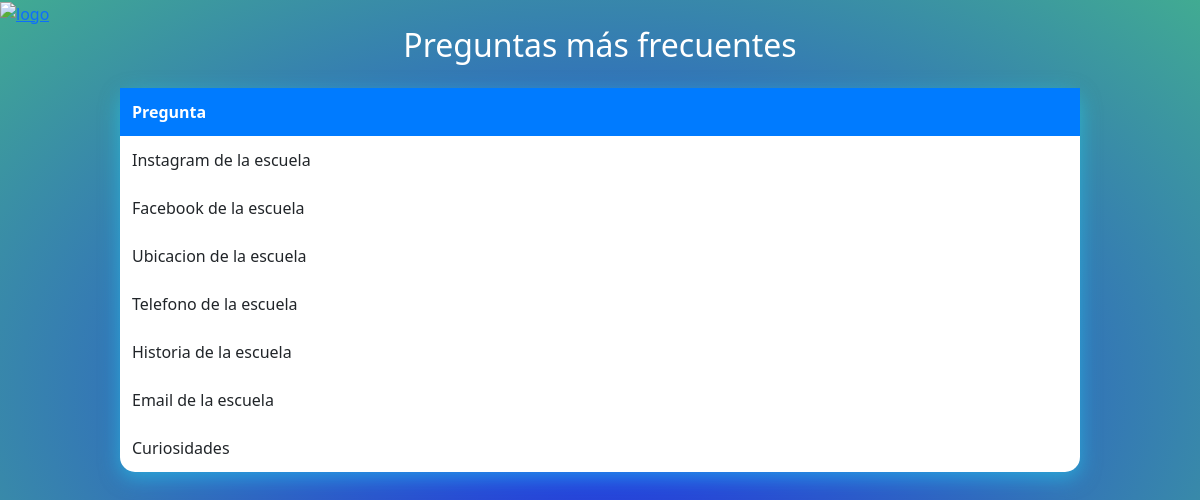
Page /preg_frec.php on the committed database.
### tables this page shows
CREATE TABLE consultas (
    id_consulta INT PRIMARY KEY AUTO_INCREMENT,
    pregunta VARCHAR(255),
    titulo VARCHAR(255),
    respuesta VARCHAR(10000),
    contador INT,
    preg_contestada BOOLEAN
);

### preg_frec.php (the view, shortened to what this page needs)
<?php
include("conexion.php");
$sql = "SELECT id_consulta, titulo, pregunta FROM consultas WHERE preg_contestada = true AND pregunta > 5 ORDER BY contador DESC LIMIT 7";
$resultado = $connPHP->query($sql);
?>
<!DOCTYPE html>
<html lang="es">
<head>
    <link rel="stylesheet" href="css/diseño.css">
    <link rel="stylesheet" href="css/bootstrap.min.css">
    <link href="https://cdn.jsdelivr.net/npm/bootstrap@5.3.3/dist/css/bootstrap.min.css" rel="stylesheet">
    <a href="chat.php">
        <img src="../otros/flecha.png" alt="logo" style="width:60px;">
    </a>
</head>
<body>
        <h2 class="text-center mb-4" style="color:white;">Preguntas más frecuentes</h2>
        <table>
            <thead>
                <tr>
                    <th>Pregunta</th>
                </tr>
            </thead>
            <tbody>
                <?php
                if ($resultado->num_rows > 0) {
                    while ($fila = $resultado->fetch_assoc()) {
                        echo "<tr>";
                        echo "<td>" . ($fila['titulo']) . "</td>";
                        echo "</tr>";
                    }
                } else {
                    echo "<tr><td colspan='2' class='text-center'>no se ingresaron preguntas.</td></tr>";
                }
                ?>
            </tbody>
        </table>
</body>
</html>

### css/diseño.css (style rules this page uses)
body { background: radial-gradient(ellipse, #212fe8, #41ab92); background-repeat: no-repeat; height: 100%; margin: 0; background-attachment: fixed; font-family: Arial, sans-serif; }

### preg_frec.php (style rules this page uses)
table { width: 80%; margin: auto; border-collapse: collapse; background-color: #fff; border-radius: 15px; box-shadow: 0 6px 20px rgba(32, 221, 250, 0.5); }
th, td { padding: 12px; text-align: left; }
th { background-color: #007BFF; color: white; }

### rows in the picture
consultas: titulo "Instagram de la escuela"
consultas: titulo "Facebook de la escuela"
consultas: titulo "Ubicacion de la escuela"
consultas: titulo "Telefono de la escuela"
consultas: titulo "Historia de la escuela"
consultas: titulo "Email de la escuela"
consultas: titulo "Curiosidades"
